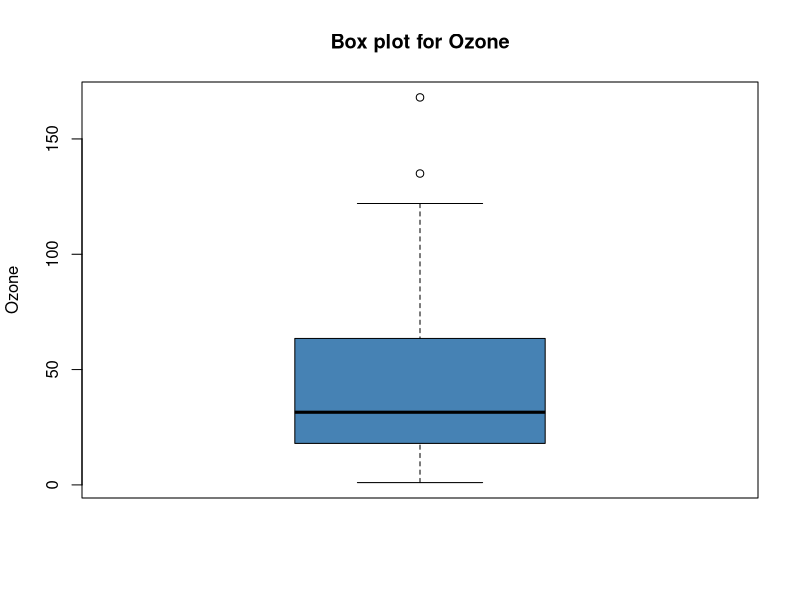
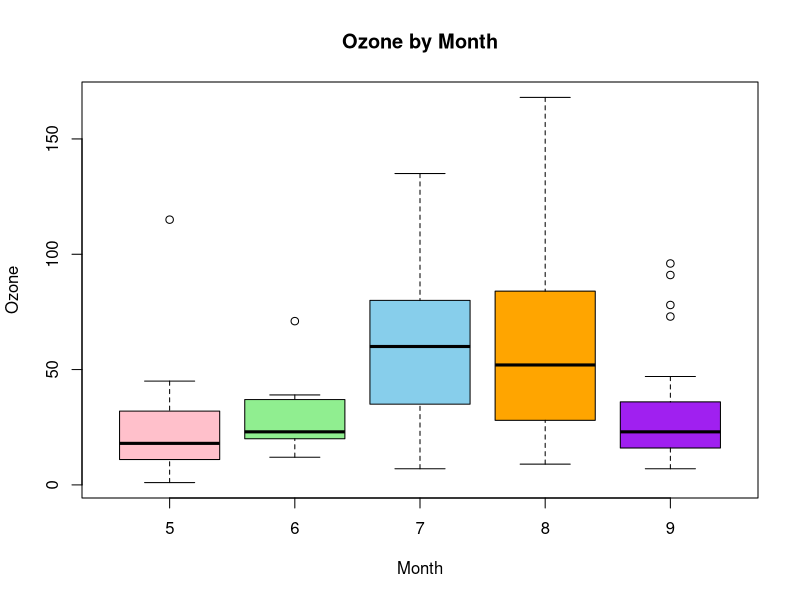
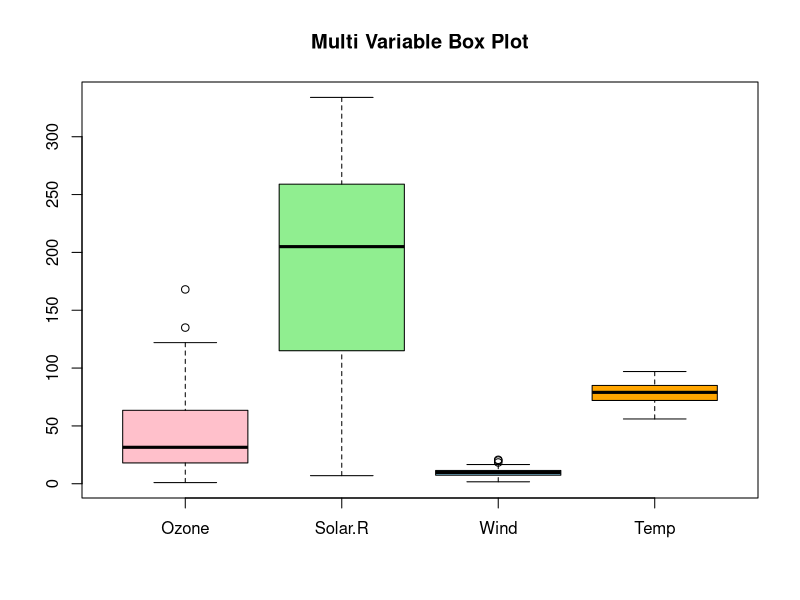
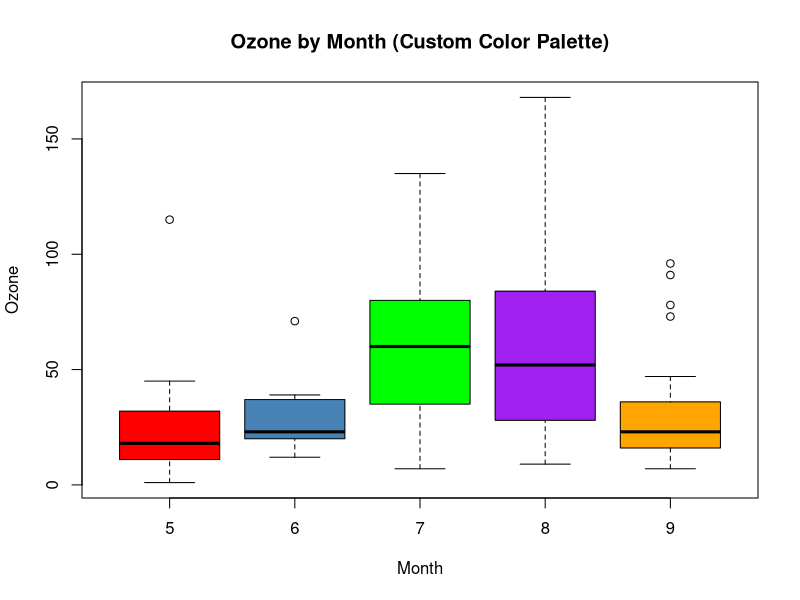
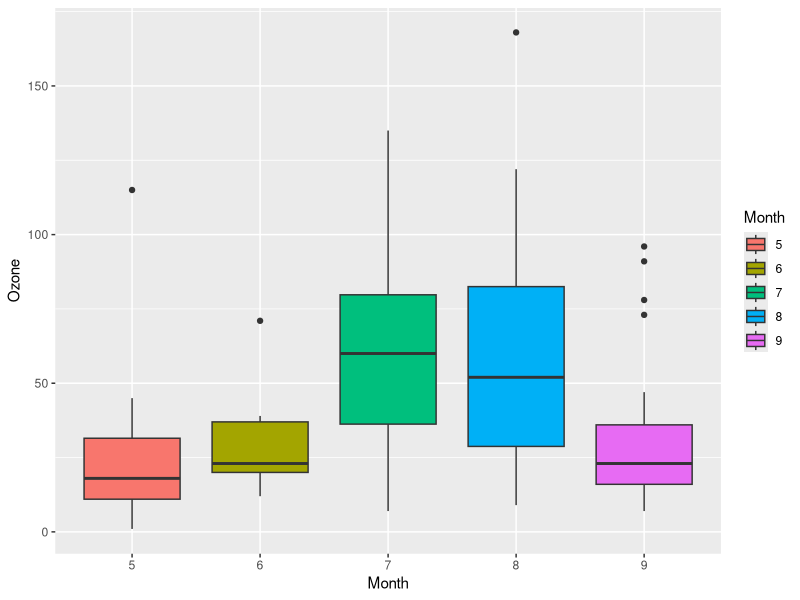
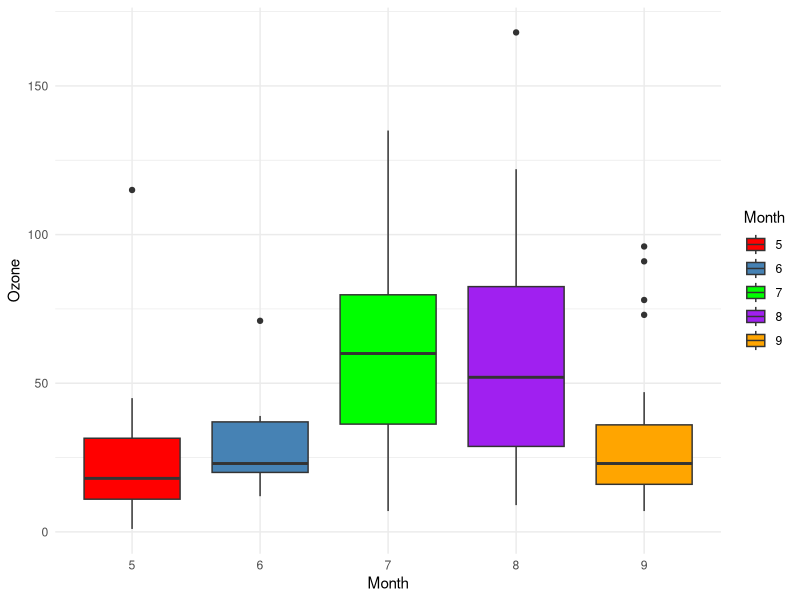

The R script that drew these images, in order:
# Load dataset
data(airquality)

# Inspect the data
?airquality
View(airquality)
str(airquality)
class(airquality)
#boxplot for the Ozone
boxplot(airquality$Ozone,
        main = "Box plot for Ozone",
        ylab = "Ozone",
        col = "steelblue")

#convert monthh into factor
airquality$Month <- as.factor(airquality$Month)

boxplot(Ozone ~ Month,
        data = airquality,
        main = "Ozone by Month",
        xlab = "Month",
        ylab = "Ozone",
        col = c('pink','lightgreen','skyblue','orange','purple'))
#Multi-variable box plot
boxplot(airquality[,1:4],
        main = "Multi Variable Box Plot",
        col = c('pink','lightgreen','skyblue','orange'))
#custom color palette
month_colors <- c(
  "5" = "red",
  "6" = "steelblue",
  "7" = "green",
  "8" = "purple",
  "9" = "orange"
)

boxplot(Ozone ~ Month,
        data = airquality,
        main = "Ozone by Month (Custom Color Palette)",
        col = month_colors)

#Using ggplot
library(ggplot2)
#color box plot with theme
ggplot(airquality,
       aes(x = Month, y = Ozone, fill = Month)) +
  geom_boxplot()
# Manual colo Palette in ggplot
ggplot(airquality,
       aes(x = Month, y = Ozone, fill = Month)) +
  geom_boxplot() +
  scale_fill_manual(
    values = c(
      "5" = "red",
      "6" = "steelblue",
      "7" = "green",
      "8" = "purple",
      "9" = "orange"
    )
  ) +
  theme_minimal()